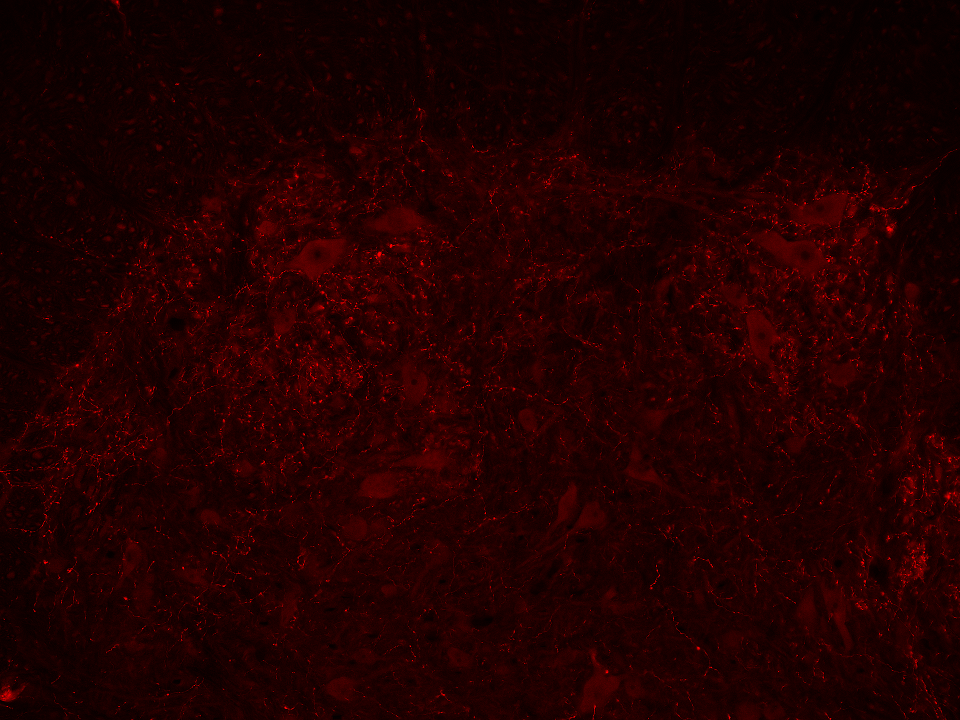
#> input picture images_5HT/dAIH_20x_sectioning_1_CH2.tif, 960 x 720 px; its folder holds 6 pictures in this run
$ python KNN_alg_GPU_V2.py
#> lines starting #> are read from the running program, lines starting #| are printed output that depends on the picture
### ThreeD_Recon_V2.py
# -*- coding: utf-8 -*-
"""
Created on Wed Mar 25 14:04:42 2020

@author: jsalm
"""
from __future__ import print_function

import numpy as np

import matplotlib.pyplot as plt
import cv2
# from PIL import Image
from IPython import get_ipython
import os
import csv
from scipy.ndimage import convolve
from skimage.morphology import remove_small_objects,binary_closing
from skimage.measure import label
import pickle


os.getcwd()

plt.rcParams['figure.dpi'] = 100
plt.rcParams['figure.figsize'] = (10,10)
get_ipython().run_line_magic('matplotlib','qt5')

class DataMang:
    # [4 lines left out: function __init__, not called in this run]
    'end def'

    # [4 lines left out: function save_obj, not called in this run]
    'end def'

    # [5 lines left out: function load_obj, not called in this run]
    'end def'

    # [40 lines left out: functions _load_image, open_dir, not called in this run]
    'end def'
'end class'

class Direction:
    def  __init__(self,image,boolimage):
        self.image = image
        self.boolimage = boolimage
    'end def'

    # [24 lines left out: function _create_circle, not called in this run]
    'end def'

    # [99 lines left out: functions get_index_in_array, get_xy_in_array, get_angle_frm_cntr, _boundary_satisfier, get_angle, not called in this run]
    'end def'
'end class'

class Gen_Training(Direction):
    def __init__(self,image):
        self.image = image
        self.updateImage = np.array([])
        self.layer = True
        self.boolimage = np.array([])
        self.points = []
    'end def'


    # [34 lines left out: function _range_cont, not called in this run]
    'end def'

    # [30 lines left out: function _contours, not called in this run]
    'end def'

    # [16 lines left out: function _remove_other, not called in this run]
    'end def'

    # [42 lines left out: function back_process, not called in this run]
    'end def'

    # [49 lines left out: functions check_overlap, get_backdom, find_canal, not called in this run]
    'end def'

    # [8 lines left out: function load_points, not called in this run]
    'end def'

    # [11 lines left out: function gen_training_img, not called in this run]
    'end def'

'end class'

class Aff_Trans(Gen_Training):

    modes = ["Identity","Scaling","Rotation","Translation","Horizontal Shear","Vertical Shear"]
    identity = np.array([[1,0,0],[0,1,0],[0,0,1]])

    # [4 lines left out: function __init__, not called in this run]
    'end def'

    def _scaling(cx,cy):
        matrix = np.array([[cx,0,0],[0,cy,0],[0,0,1]])
        return matrix

    # [75 lines left out: functions _rotation, _translation, _horiz_shear, _verti_shear, affine_trans, not called in this run]
    'end def'
    # [4 lines left out: function perc_match, not called in this run]
    'end def'

    def match_match(self,nimage):
        pass
    'end def'
'end class'

# [2 lines that do not run on import are left out]
'end if'

### KNN_alg_GPU_V2.py
# -*- coding: utf-8 -*-
"""
Created on Mon May  4 12:50:07 2020

@author: jsalm
"""
#Required Modules
from __future__ import print_function, division, absolute_import
import numpy as np
from scipy.ndimage import convolve
from numba import cuda, float32, cfunc, types, carray
from math import ceil
import os
from scipy.stats import mode

#temp modules
import ThreeD_Recon_V2
import Training_Gen_V2
import Filters
import cv2
import matplotlib.pyplot as plt
from matplotlib.colors import ListedColormap
import math
import time

global BLOCK_DIM

# [37 lines left out: function range_cont, not called in this run]
'end def'

# [26 lines left out: function generate_train_sert_ID, not called in this run]
'end def'


# [17 lines left out: function generate_test_sert_ID, not called in this run]
'end def'

# [138 lines left out: functions extract_with_interpolation, distance_kern, not called in this run]
'end def'


# [81 lines left out: function sorting_kern, not called in this run]

'end def'

# [7 lines left out: function cuParrallelSqrt, not called in this run]
'end def'

# [130 lines left out: functions extract_cuda, knn_cuda, not called in this run]
'end def'


# [67 lines left out: function main, not called in this run]
'end def'

# [27 lines left out: functions create_image, imshow_overlay, not called in this run]
'end def'


# [6 lines left out: function intensity_error, not called in this run]


if __name__ == "__main__":
    #Step 1: change directory to the folder containg the image files
    os.chdir(r"C:\Users\jsalm\Documents\Python Scripts\KNN\images_5HT")

    #Step 2: Load the first image, additionally need to remove all channels from the iamge other than the red
    #channel, channel 2, and convert the image over to a float format from UINT8.
    image1 = np.array(cv2.imread("dAIH_20x_sectioning_1_CH2.tif")[:,:,2]/255).astype(np.float32)
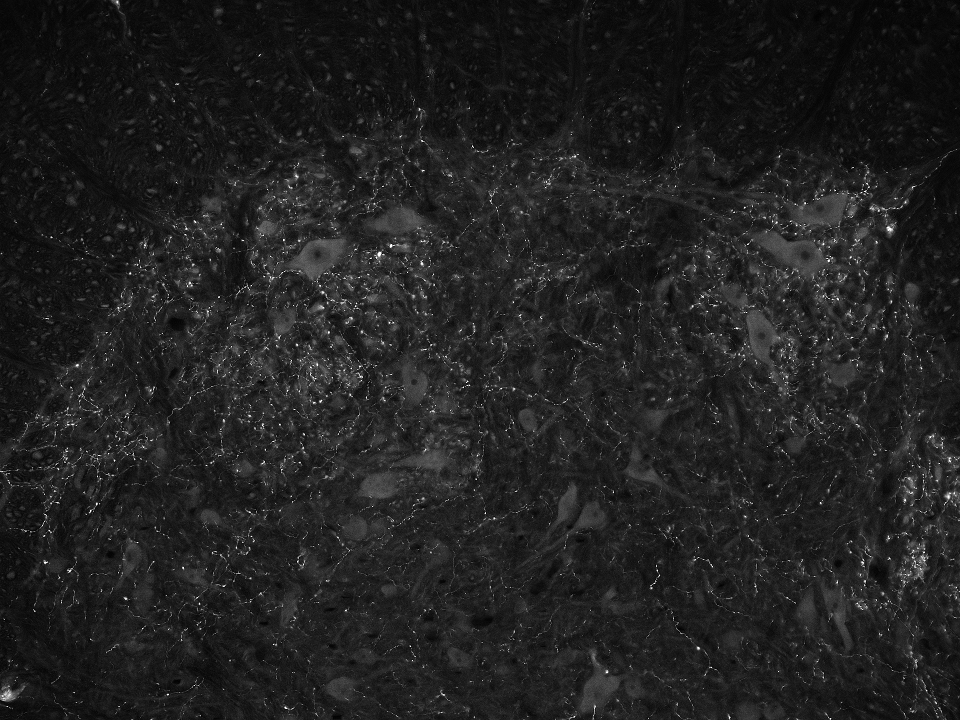
#> image1: shape (720, 960) float32; min 0, max 1, mean 0.129
    #Step 3: Initiate our image object so we can quickly store and process the image data into a singular entity.
    obj1 = ThreeD_Recon_V2.Gen_Training(image1)
    #Step 4: Fourier filter, high pass filtering, which removes all the low frequency areas in the image
#> (the run stopped early here; a loop or call above may not have finished)
